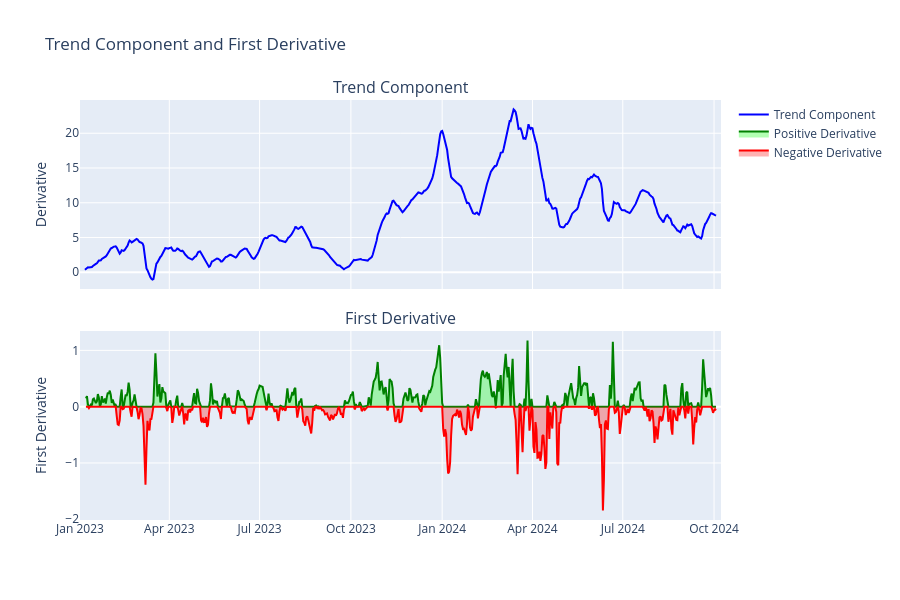

Notebook code cell kept with this figure:
### Code cell
plot_first_order_deriv(annualized_basis.trend)

### Figure 1 — Plotly figure (JSON) as saved in the notebook; plotly's stock layout.template omitted (floating-point values rounded to 4 significant figures; data arrays with more than 128 entries replaced by an {"elided": "..."} marker saying what was removed)
{"data": [{"line": {"color": "blue"}, "mode": "lines", "name": "Trend Component", "type": "scatter", "x": {"elided": "647 str values"}, "xaxis": "x", "y": {"elided": "647 float values"}, "yaxis": "y"}, {"fill": "tozeroy", "fillcolor": "rgba(0, 255, 0, 0.3)", "line": {"color": "green"}, "mode": "lines", "name": "Positive Derivative", "type": "scatter", "x": {"elided": "636 str values"}, "xaxis": "x2", "y": {"elided": "636 float values"}, "yaxis": "y2"}, {"fill": "tozeroy", "fillcolor": "rgba(255, 0, 0, 0.3)", "line": {"color": "red"}, "mode": "lines", "name": "Negative Derivative", "type": "scatter", "x": {"elided": "636 str values"}, "xaxis": "x2", "y": {"elided": "636 float values"}, "yaxis": "y2"}], "layout": {"annotations": [{"font": {"size": 16}, "showarrow": false, "text": "Trend Component", "x": 0.5, "xanchor": "center", "xref": "paper", "y": 1, "yanchor": "bottom", "yref": "paper"}, {"font": {"size": 16}, "showarrow": false, "text": "First Derivative", "x": 0.5, "xanchor": "center", "xref": "paper", "y": 0.45, "yanchor": "bottom", "yref": "paper"}], "height": 600, "showlegend": true, "title": {"text": "Trend Component and First Derivative"}, "xaxis": {"anchor": "y", "domain": [0, 1], "matches": "x2", "showticklabels": false}, "xaxis2": {"anchor": "y2", "domain": [0, 1]}, "yaxis": {"anchor": "x", "domain": [0.55, 1], "title": {"text": "Derivative"}}, "yaxis2": {"anchor": "x2", "domain": [0, 0.45], "title": {"text": "First Derivative"}}}}
